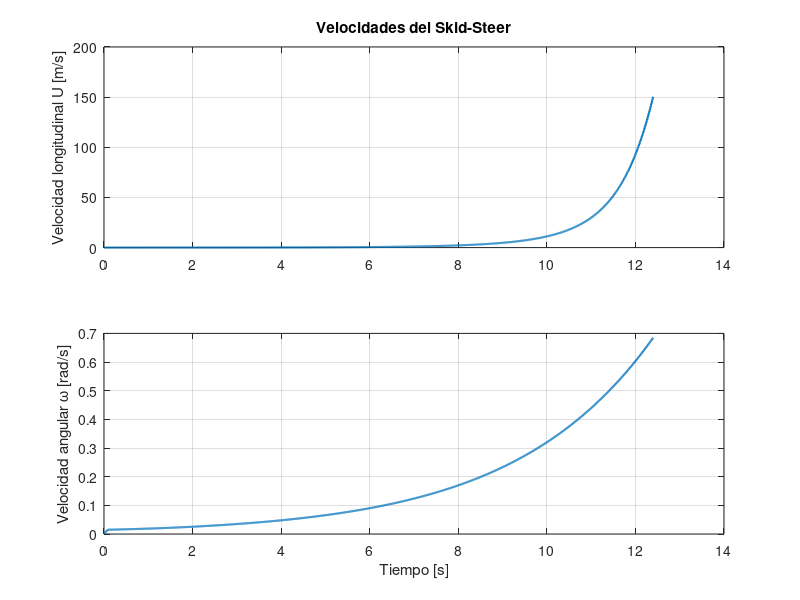
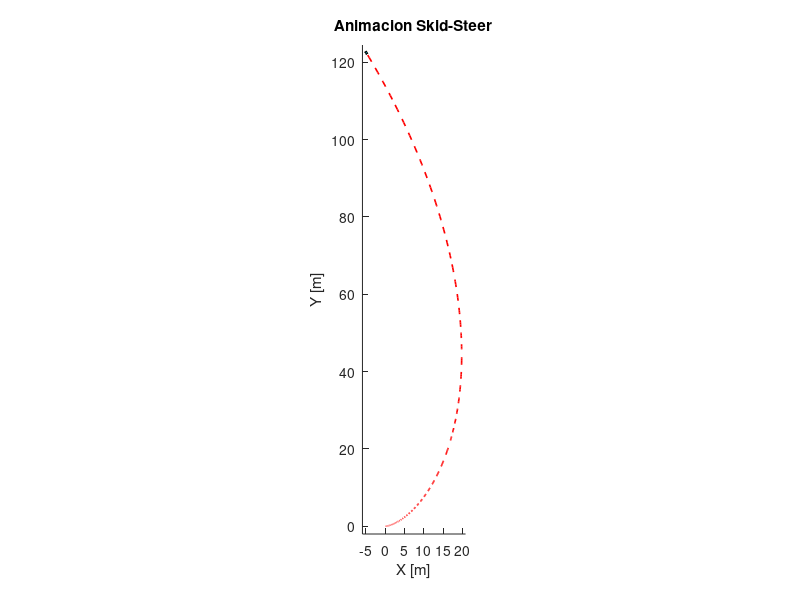

These figures' MATLAB source, in order:
% Simulacion Skid-Steer 4 ruedas con friccion LuGre
clear; clc; close all;

% Parametros del robot
m = 50;          % Masa total (kg)
Iz = 10;         % Momento de inercia (kg*m^2)
r = 0.1;         % Radio de las ruedas (m)
b = 0.3;         % Mitad de la distancia entre ruedas (m)

M = diag([m, m, Iz]); % Matriz de inercia

% Parametros LuGre 
sigma_0 = 100;   % sigma 0
sigma_1 = 1;     % sigma 1
sigma_2 = 0.5;   % sigma 2
Fs = 30;         % Friccion estatica
Fc = 18;         % Friccion dinamica
vs = 0.01;       

% Tiempo de simulacion
dt = 0.01;         % Paso de integracion (s)
T_total = 12.4;      % Tiempo total (s)
t = 0:dt:T_total;

% Estado inicial
q = [0; 0; 0];      % [X; Y; theta]
u = [0; 0];         % [U; omega]

z_r = 0;           % Estado interno rueda derecha
z_l = 0;           % Estado interno rueda izquierda

% Perfil de torque de las ruedas
Tau_r = zeros(1, length(t));
Tau_l = zeros(1, length(t));

Tau_r(t < 0.1) = 0.5;        % Aceleracion hasta 1 segundo
Tau_l(t < 3) = 0;
Tau_r(t >= 3 & t < 8) = 0; % Desaceleracion entre 1 y 2 segundos
Tau_l(t >= 3 & t < 8) = 0;

% Almacenamiento para graficar
Q = zeros(3,length(t));
U = zeros(2,length(t));

%% Loop de simulacion
for k = 1:length(t)

    theta = q(3);

    % Matriz N(q)
    N = [cos(theta) 0;
         sin(theta) 0;
         0          1];

    % q_dot
    q_dot = N*u;

    % Velocidades longitudinal y rotacional
    Uq = cos(theta)*q_dot(1) + sin(theta)*q_dot(2);
    Vq = -sin(theta)*q_dot(1) + cos(theta)*q_dot(2);
    omega = u(2);

    % Velocidades relativas ruedas
    v_r = Uq + b*omega;
    v_l = Uq - b*omega;

    % Actualizacion de estados internos LuGre
    g_r = Fc + (Fs - Fc)*exp(-(v_r/vs)^2);
    g_l = Fc + (Fs - Fc)*exp(-(v_l/vs)^2);

    dz_r = v_r - (sigma_0/g_r)*z_r;
    dz_l = v_l - (sigma_0/g_l)*z_l;

    z_r = z_r + dz_r*dt;
    z_l = z_l + dz_l*dt;

    % Fuerzas de friccion
    F_r = sigma_0*z_r + sigma_1*dz_r + sigma_2*v_r;
    F_l = sigma_0*z_l + sigma_1*dz_l + sigma_2*v_l;

    % Fuerza neta y momento
    F_x = F_r + F_l;
    M_z = b*(F_r - F_l);

    % Vector de friccion ruedas
    f_fric = [-F_x*cos(theta); -F_x*sin(theta); -M_z];

    % Matriz de termino extra
    Cq_dot = [m*Vq*omega;
             -m*Uq*omega;
              0];

    % Matriz B(q)
    B = (1/r)*[cos(theta) cos(theta);
               sin(theta) sin(theta);
               b           -b];

    % Torques actuales
    tau = [Tau_r(k); Tau_l(k)];

    % Matrices proyectadas
    M_u = N'*M*N;
    C_u = N'*Cq_dot;
    f_u = N'*f_fric;
    B_u = N'*B;

    % Dinamica proyectada
    dot_u = M_u\(B_u*tau - C_u - f_u);

    % Integracion
    u = u + dot_u*dt;
    q = q + q_dot*dt;

    % Almacenar
    Q(:,k) = q;
    U(:,k) = u;

end

%% Graficos
figure;
subplot(2,1,1);
plot(t, U(1,:), 'LineWidth', 1.5);
ylabel('Velocidad longitudinal U [m/s]'); grid on;
title('Velocidades del Skid-Steer');

subplot(2,1,2);
plot(t, U(2,:), 'LineWidth', 1.5);
ylabel('Velocidad angular \omega [rad/s]');
xlabel('Tiempo [s]'); grid on;

%% Animacion del skid-steer
L = 0.6; % largo del chasis (m)
W = 0.4; % ancho del chasis (m)

figure;
hold on; axis equal;
xlabel('X [m]'); ylabel('Y [m]'); grid on;
title('Animacion Skid-Steer');

for k = 1:10:length(t)
    clf;
    hold on; axis equal;
    plot(Q(1,1:k), Q(2,1:k), 'r--', 'LineWidth', 1.2); % trayectoria recorrida
    
    xlim([min(Q(1,1:k))-1, max(Q(1,1:k))+1]);
    ylim([min(Q(2,1:k))-2, max(Q(2,1:k))+2]);
    xlabel('X [m]'); ylabel('Y [m]');
    title('Animacion Skid-Steer');

    % Posicion y orientacion actual
    x_c = Q(1,k);
    y_c = Q(2,k);
    theta = Q(3,k);

    % Chasis
    corners = [-L/2, -W/2;
                L/2, -W/2;
                L/2,  W/2;
               -L/2,  W/2]';

    R = [cos(theta) -sin(theta);
         sin(theta)  cos(theta)];

    chasis = R*corners + [x_c; y_c];
    fill(chasis(1,:), chasis(2,:), 'c');

    % Dibujar ruedas
    wheel_L = 0.2; % largo rueda
    wheel_W = 0.05; % ancho rueda

    wheel_pos = [L/2, W/2;
                 -L/2, W/2;
                 L/2, -W/2;
                 -L/2, -W/2];

    for i = 1:4
        wp = wheel_pos(i,:)';
        wheel = [-wheel_L/2, -wheel_W/2;
                  wheel_L/2, -wheel_W/2;
                  wheel_L/2,  wheel_W/2;
                 -wheel_L/2,  wheel_W/2]';

        wheel_rot = R*wheel + (R*wp + [x_c; y_c]);
        fill(wheel_rot(1,:), wheel_rot(2,:), 'k');
    end

    pause(0.05);
end